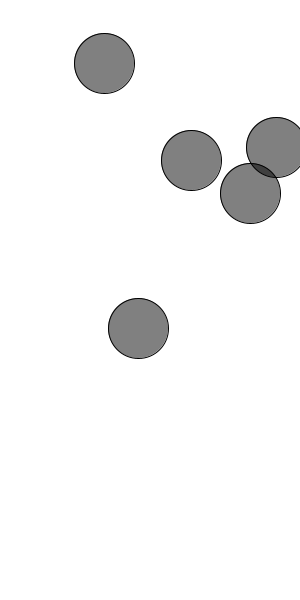
Frame 1 (no input)
Frame 60 (the mouse pressed at the canvas centre just before this capture): identical to frame 1, image omitted
Frame 120 (the mouse held since frame 60 and released just before this capture): identical to frame 1, image omitted

The Processing sketch that drew this single still picture (run headless with seeded random() and noise(); from frame 60 on, the mouse is pressed at the canvas centre):

// Processing sketch: BrainMines
// ── BrainMines.pde
ArrayList<Mine> mines = new ArrayList();
void setup() {
  size(300, 600);
  for (int i=0; i<5; i++) {
    int x = (int)random(10, width-10);
    int y = (int)random(10, height-10);
    mines.add(new Mine(x, y));
  }
}
int k =0 ;
void draw() {
  background(-1);
  for (int i=0; i<mines.size (); i++) {
    Mine M = mines.get(i);
    M.show();
    float val  = sin(radians(k));
    if (val<0 && dist(mouseX, mouseY, M.x, M.y)<M.r)M.update(val);
  }
  k++;
}


// ── Mines.pde
class Mine {
  int x, y, r, alpha;
  Mine(int x, int y) {
    this.x = x;
    this.y = y;
    alpha = 255;
    r = 30;
  }
  void show() {
    fill(0, alpha/2);
    stroke(0, alpha);
    ellipse(x, y, 2*r, 2*r);
  }
  void update(float k) {
    alpha = (int)map(k, -1, 1, 0, 255);
  }
}
